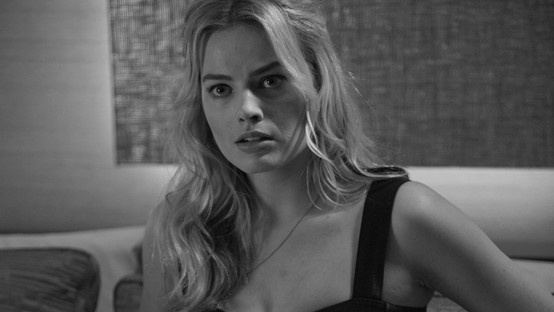
#> input picture Margot-Robbie-gray.jpg, 554 x 312 px, found by its file name
$ python GammaCorrection.py
#> lines starting #> are read from the running program, lines starting #| are printed output that depends on the picture
import numpy as np
from matplotlib import pyplot as plt
import cv2

img1 = cv2.cvtColor(cv2.imread('Margot-Robbie-gray.jpg'), cv2.COLOR_BGR2RGB)
#> img1 is the input picture: shape (312, 554, 3); min 0, max 212, mean 89.4
img2 = cv2.cvtColor(cv2.imread('Margot-Robbie.jpg'), cv2.COLOR_BGR2RGB)
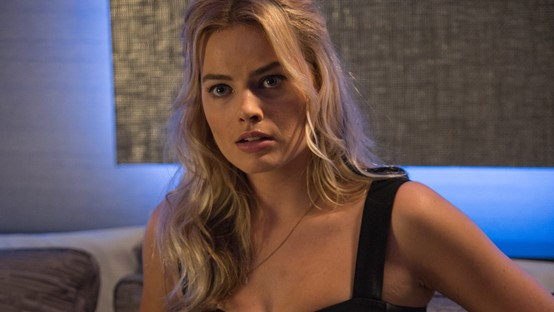
#> input picture Margot-Robbie.jpg, 554 x 312 px, found by its file name


def gamma_correction(f, gamma):
#> called with gamma = 0.5
    g = f.copy()
    nr, nc, nd = f.shape
#> nr = 312; nc = 554; nd = 3
    c = 255 / (255.0 ** gamma)
    table = np.zeros(256)

    for i in range(256):
        table[i] = round(i ** gamma * c, 0)

    if f.ndim != 3:
        for x in range(nr):
            for y in range(nc):
                g[x, y] = table[f[x, y]]
    else:
        for x in range(nr):
            for y in range(nc):
                for k in range(3):
                    g[x, y, k] = table[f[x, y, k]]
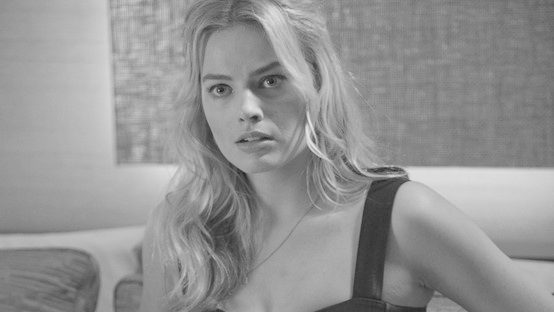
#> g: shape (312, 554, 3); min 0, max 233, mean 147.8

    return g

newImg1 = gamma_correction(img1, 0.5)
newImg2 = gamma_correction(img1, 0.2)
#> call 2 of gamma_correction, with gamma = 0.2
#> after the loop in gamma_correction (call 2), `for x in range(nr):`:
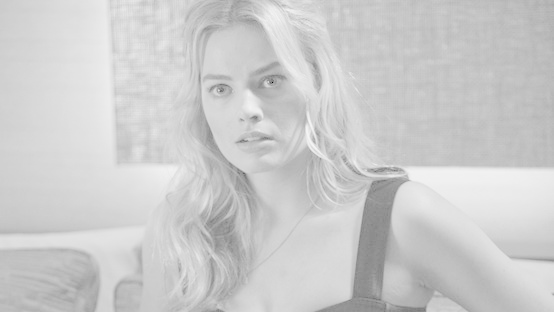
#> g: shape (312, 554, 3); min 0, max 246, mean 203.9
newImg3 = gamma_correction(img1, 0.1)
#> call 3 of gamma_correction, with gamma = 0.1
#> after the loop in gamma_correction (call 3), `for x in range(nr):`:
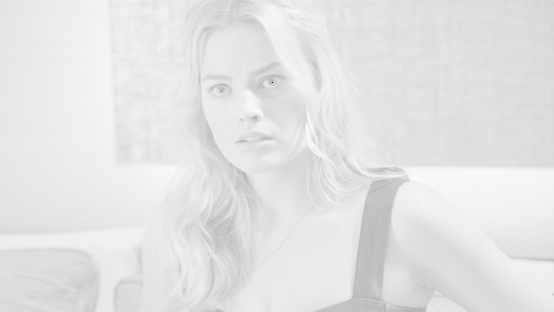
#> g: shape (312, 554, 3); min 0, max 250, mean 227.7

images = [img1, newImg1, newImg2, newImg3]
titles = ['Original', 'r = 0.5', 'r = 0.2', 'r = 0.1']
plt.figure(figsize = (10, 10))

for i in range(4):
    plt.subplot(2, 2, i + 1), plt.imshow(images[i])
    plt.title(titles[i], fontsize = 20, color = 'black')
    #plt.xticks([]), plt.yticks([]) # Do not display x,y

newImg4 = gamma_correction(img2, 2.0)
#> call 4 of gamma_correction, with gamma = 2
#> after the loop in gamma_correction (call 4), `for x in range(nr):`:
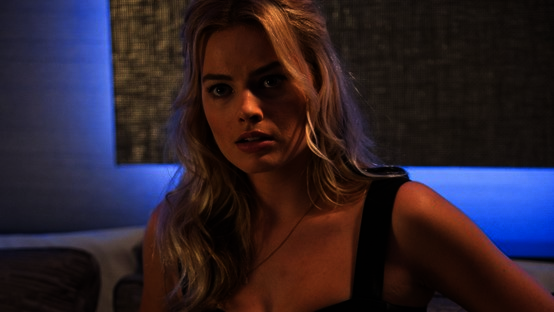
#> g: shape (312, 554, 3); mean R, G, B 44.9, 32.8, 42.4
newImg5 = gamma_correction(img2, 5.0)
#> after the loop in gamma_correction (call 5), `for x in range(nr):`:
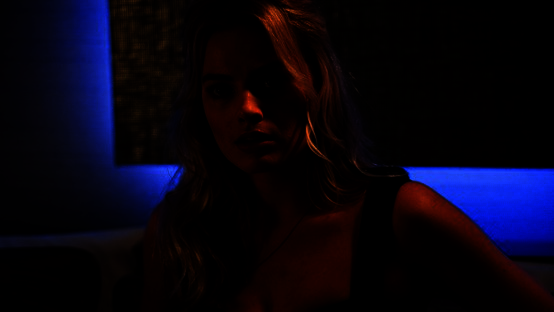
#> g: shape (312, 554, 3); mean R, G, B 6.5, 3.6, 17.8
newImg6 = gamma_correction(img2, 10.0)
#> after the loop in gamma_correction (call 6), `for x in range(nr):`:
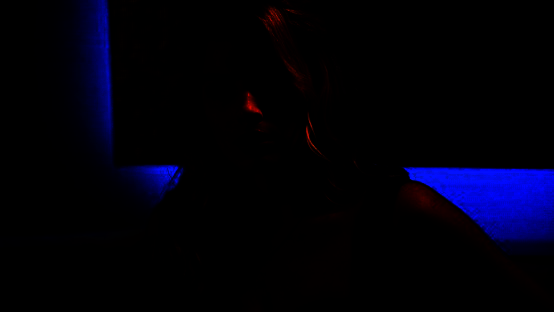
#> g: shape (312, 554, 3); mean R, G, B 0.8, 0.3, 11.7

images = [img2, newImg4, newImg5, newImg6]
titles = ['Original', 'r = 2.0', 'r = 5.0', 'r = 10.0']
plt.figure(figsize = (10, 10))

for i in range(4):
    plt.subplot(2, 2, i + 1), plt.imshow(images[i])
    plt.title(titles[i], fontsize = 20, color = 'black')
    #plt.xticks([]), plt.yticks([]) # Do not display x,y

plt.tight_layout()
plt.show()
